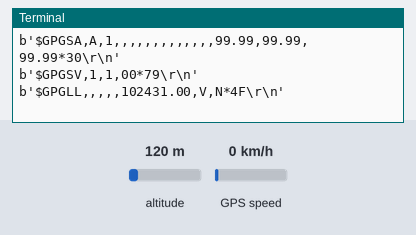
This program was run on a simulated Raspberry Pi (BCM pin numbers). On the bench: the last lines printed to the terminal. Inputs (shaded band) come from the test bench; at power-on: GPS speed 0 km/h, altitude 120 m. The GPS gets a fix after 3 s at 37.7749, -122.4194 with 8 satellites.

Above: at 1.2 s.
1.3 s: GPS speed set to 30 km/h
At 1.81 s:
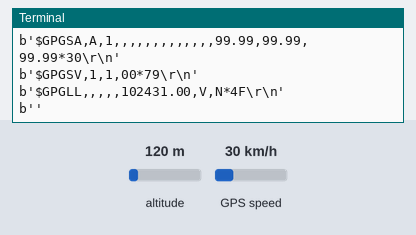
3.5 s: GPS speed set to 90 km/h
At 4.4 s:
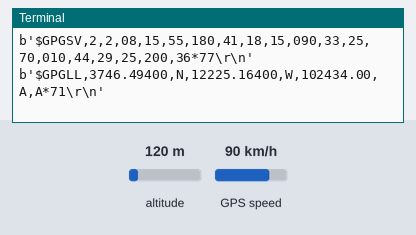
5.5 s: altitude set to 500 m
At 8.4 s:
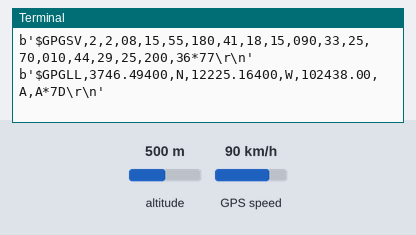
8.5 s: altitude set to 20 m
At 9.4 s:
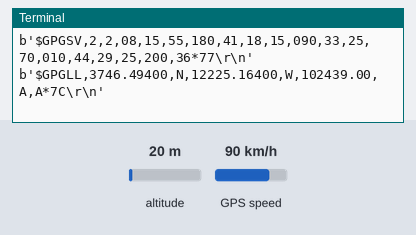
10.5 s: GPS speed set to 118 km/h
At 10.81 s:
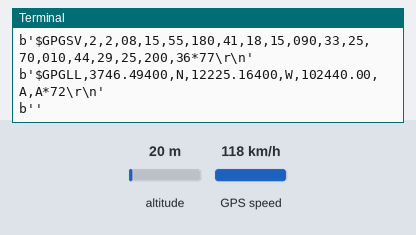
17.9 s: altitude set to 250 m
At 18.4 s:
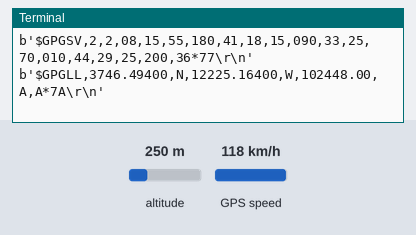
Timing chart, 0 to 20.5 s (numbered marks = the images above; inputs shaded):
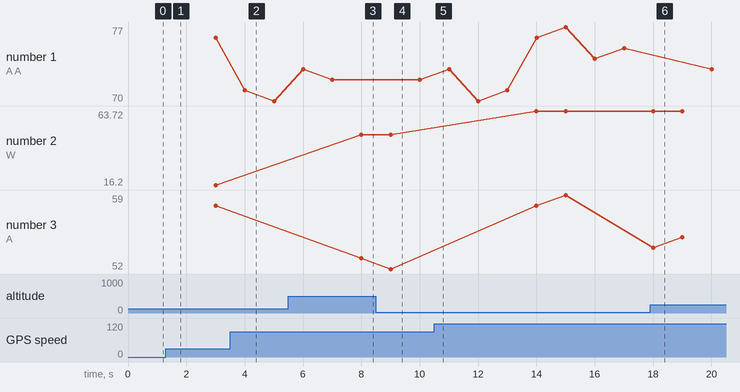

The program:

gps.py
```python
'''
###write in /boot/config.txt  sudo nano /boot/config.txt
dtparam=spi=on
dtoverlay=pi3-disable-bt
core_freq=250
enable_uart=1
force_turbo=1
### exit and reboot
vcc-2
gnd-6
txd-8
rxd-10
#######execute in terminal
sudo systemctl stop serial-getty@ttyS0.service
sudo systemctl disable serial-getty@ttyS0.service
sudo systemctl enable serial-getty@ttyAMA0.service

sudo apt-get install minicom
sudo pip install pynmea2
###run the code##########
'''

import time
import serial
import pynmea2
import string
import RPi.GPIO as GPIO

GPIO.setmode(GPIO.BCM)
port = "/dev/ttyAMA0"

ser = serial.Serial(port, baudrate=9600, timeout=0.5)
while 1:
    try:
        data = ser.readline()
        print(data)

    except:
        print("loading")

    if data[0:6] == '$GPRMC':
        msg = pynmea2.parse(data)
        print(msg)
        time.sleep(2)
```

Measured:
- after the input at 3.5 s, the terminal: prints a new line after 0.50 s (image 2)
- after the input at 5.5 s, the terminal: prints a new line after 0.50 s (image 3)
- after the input at 8.5 s, the terminal: prints a new line after 0.50 s (image 4)
- after the input at 17.9 s, the terminal: prints a new line after 0.10 s (image 6)
- plotted number 2: 48.6 → 63.72 after the input at 10.5 s
